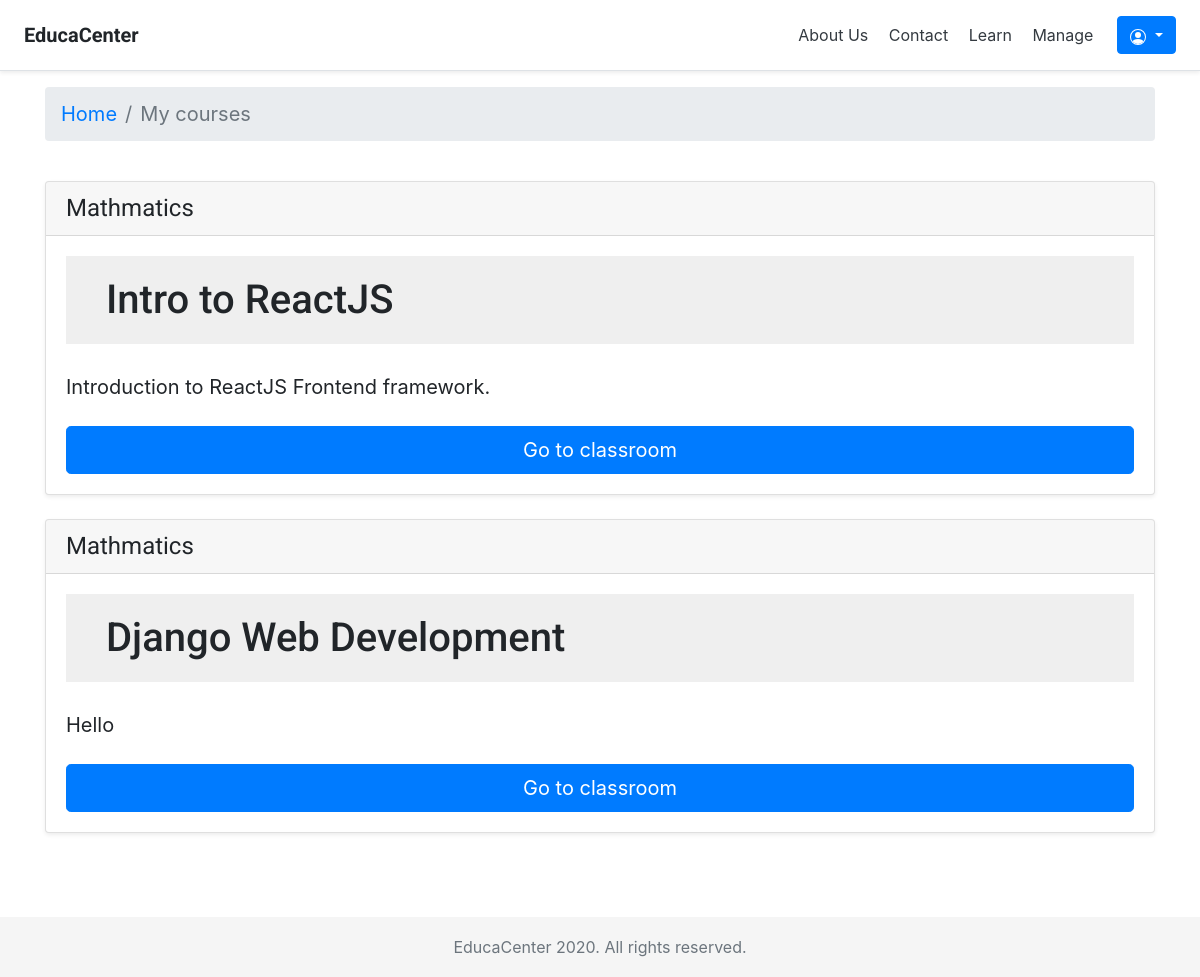
The page /students/courses/ (signed in) on the database its author committed.
### courses/models.py (models this page shows, shortened)
class Course(models.Model):
    owner = models.ForeignKey(User,related_name='courses_created',
                            on_delete=models.CASCADE)
    subject = models.ForeignKey(Subject,
                            related_name='courses',
                            on_delete=models.CASCADE)
    title = models.CharField(max_length=200)
    slug = models.SlugField(max_length=200, unique=True)
    overview = models.TextField()
    created = models.DateTimeField(auto_now_add=True)
    students = models.ManyToManyField(User,
                                    related_name='courses_joined',
                                    blank=True)
    class Meta:
        ordering = ['-created']

class Subject(models.Model):
    title = models.CharField(max_length=200)
    slug = models.SlugField(max_length=200, unique=True)
    class Meta:
        ordering = ['title']
    def __str__(self):
        return self.title

### students/views.py (the view)
class StudentCourseListView(LoginRequiredMixin, ListView):
    model = Course
    template_name = 'students/course/list.html'
    def get_queryset(self):
        qs = super(StudentCourseListView, self).get_queryset()
        return qs.filter(students__in=[self.request.user])

### students/templates/students/course/list.html (shortened to what this page needs)
{% extends "base.html" %}
{% block content %}
<nav aria-label="breadcrumb">
  <ol class="breadcrumb"  style="font-size: 20px;">
    <li class="breadcrumb-item"><a href="{% url "course_list" %}">Home</a></li>
    <li class="breadcrumb-item active" aria-current="page">My courses</li>
  </ol>
</nav>
<br>
{% for course in object_list %}
<div class="card mb-4 shadow-sm">
      <div class="card-header">
        <h4 class="my-0 font-weight-normal">{{ course.subject }}</h4>
      </div>
      <div class="card-body">
        <h1 class="card-title pricing-card-title">{{ course.title }}</h1>
        <ul class="list-unstyled mt-3 mb-4" style="font-size: 20px;">
           {{ course.overview }}
        </ul>
        <a href="{% url "student_course_modules" course.id %}">
        <button type="button" class="btn btn-lg btn-block btn-primary">Go to classroom </button>
        </a>
      </div>
    </div>
    {% empty %}
    <p>
        You are not enrolled in any courses yet.
        <a href="{% url "course_list" %}">Browse courses</a>
        to enroll in a course.
    </p>
    {% endfor %}
    {% endblock %}

### courses/static/css/base.css (style rules this page uses)
body { margin:0; font-family:'Roboto', sans-serif; font-weight:400; color:#333; padding-bottom: 120px; }
a { color:#3fad37; text-decoration:none; }
ul { float:left; }
h1, h2, h3, h4, h5, h6 { font-family:'Roboto', sans-serif; font-weight:300; }
h1 { background:#efefef; width:100%; overflow:auto; padding:20px 0 20px 40px; margin:0; }

### rows shown on the page
Course: subject "Mathmatics", title "Intro to ReactJS", overview "Introduction to ReactJS Frontend framework."
Course: subject "Mathmatics", title "Django Web Development", overview "Hello"
